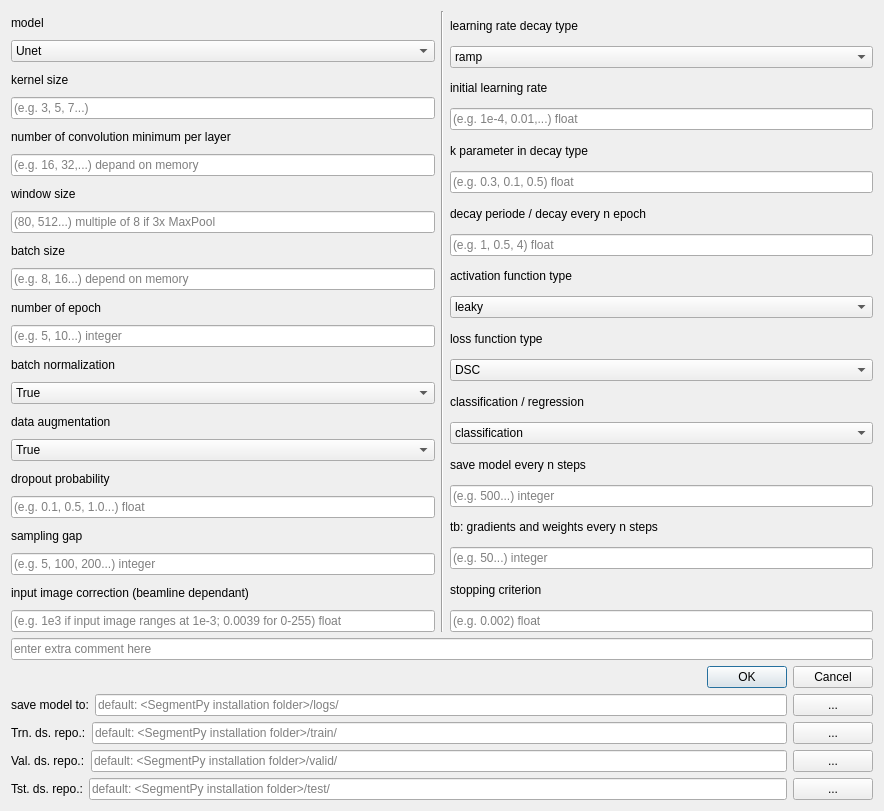
<?xml version="1.0" encoding="UTF-8"?>
<ui version="4.0">
 <class>Dialog</class>
 <widget class="QDialog" name="Dialog">
  <property name="geometry">
   <rect>
    <x>0</x>
    <y>0</y>
    <width>884</width>
    <height>811</height>
   </rect>
  </property>
  <property name="windowTitle">
   <string>Dialog</string>
  </property>
  <layout class="QGridLayout" name="gridLayout">
   <item row="0" column="0">
    <layout class="QVBoxLayout" name="verticalLayout_3">
     <item>
      <layout class="QHBoxLayout" name="horizontalLayout">
       <item>
        <layout class="QVBoxLayout" name="verticalLayout_2">
         <item>
          <widget class="QLabel" name="label">
           <property name="text">
            <string>model</string>
           </property>
          </widget>
         </item>
         <item>
          <widget class="QComboBox" name="modelComBox">
           <item>
            <property name="text">
             <string>Unet</string>
            </property>
           </item>
           <item>
            <property name="text">
             <string>LRCS-Net(shallow)</string>
            </property>
           </item>
           <item>
            <property name="text">
             <string>LRCS-Net(deep)</string>
            </property>
           </item>
           <item>
            <property name="text">
             <string>SegNet</string>
            </property>
           </item>
           <item>
            <property name="text">
             <string>Xlearn</string>
            </property>
           </item>
           <item>
            <property name="text">
             <string>custom</string>
            </property>
           </item>
          </widget>
         </item>
         <item>
          <widget class="QLabel" name="label_2">
           <property name="text">
            <string>kernel size</string>
           </property>
          </widget>
         </item>
         <item>
          <widget class="QLineEdit" name="ksize">
           <property name="placeholderText">
            <string>(e.g. 3, 5, 7...)</string>
           </property>
          </widget>
         </item>
         <item>
          <widget class="QLabel" name="label_3">
           <property name="text">
            <string>number of convolution minimum per layer</string>
           </property>
          </widget>
         </item>
         <item>
          <widget class="QLineEdit" name="nbconv">
           <property name="placeholderText">
            <string>(e.g. 16, 32,...) depand on memory</string>
           </property>
          </widget>
         </item>
         <item>
          <widget class="QLabel" name="label_4">
           <property name="text">
            <string>window size</string>
           </property>
          </widget>
         </item>
         <item>
          <widget class="QLineEdit" name="winsize">
           <property name="text">
            <string/>
           </property>
           <property name="placeholderText">
            <string>(80, 512...) multiple of 8 if 3x MaxPool</string>
           </property>
          </widget>
         </item>
         <item>
          <widget class="QLabel" name="label_5">
           <property name="text">
            <string>batch size</string>
           </property>
          </widget>
         </item>
         <item>
          <widget class="QLineEdit" name="batsize">
           <property name="placeholderText">
            <string>(e.g. 8, 16...) depend on memory</string>
           </property>
          </widget>
         </item>
         <item>
          <widget class="QLabel" name="label_6">
           <property name="text">
            <string>number of epoch</string>
           </property>
          </widget>
         </item>
         <item>
          <widget class="QLineEdit" name="nbepoch">
           <property name="text">
            <string/>
           </property>
           <property name="placeholderText">
            <string>(e.g. 5, 10...) integer</string>
           </property>
          </widget>
         </item>
         <item>
          <widget class="QLabel" name="label_7">
           <property name="text">
            <string>batch normalization</string>
           </property>
          </widget>
         </item>
         <item>
          <widget class="QComboBox" name="batnorm">
           <item>
            <property name="text">
             <string>True</string>
            </property>
           </item>
           <item>
            <property name="text">
             <string>False</string>
            </property>
           </item>
          </widget>
         </item>
         <item>
          <widget class="QLabel" name="label_8">
           <property name="text">
            <string>data augmentation</string>
           </property>
          </widget>
         </item>
         <item>
          <widget class="QComboBox" name="aug">
           <item>
            <property name="text">
             <string>True</string>
            </property>
           </item>
           <item>
            <property name="text">
             <string>False</string>
            </property>
           </item>
          </widget>
         </item>
         <item>
          <widget class="QLabel" name="label_9">
           <property name="text">
            <string>dropout probability</string>
           </property>
          </widget>
         </item>
         <item>
          <widget class="QLineEdit" name="dropout">
           <property name="placeholderText">
            <string>(e.g. 0.1, 0.5, 1.0...) float</string>
           </property>
          </widget>
         </item>
         <item>
          <widget class="QLabel" name="label_23">
           <property name="text">
            <string>sampling gap</string>
           </property>
          </widget>
         </item>
         <item>
          <widget class="QLineEdit" name="sampling_gap">
           <property name="placeholderText">
            <string>(e.g. 5, 100, 200...) integer</string>
           </property>
          </widget>
         </item>
         <item>
          <widget class="QLabel" name="label_25">
           <property name="text">
            <string>input image correction (beamline dependant)</string>
           </property>
          </widget>
         </item>
         <item>
          <widget class="QLineEdit" name="correction">
           <property name="placeholderText">
            <string>(e.g. 1e3 if input image ranges at 1e-3; 0.0039 for 0-255) float</string>
           </property>
          </widget>
         </item>
        </layout>
       </item>
       <item>
        <widget class="Line" name="line">
         <property name="orientation">
          <enum>Qt::Vertical</enum>
         </property>
        </widget>
       </item>
       <item>
        <layout class="QVBoxLayout" name="verticalLayout">
         <item>
          <widget class="QLabel" name="label_10">
           <property name="text">
            <string>learning rate decay type</string>
           </property>
          </widget>
         </item>
         <item>
          <widget class="QComboBox" name="lrtype">
           <item>
            <property name="text">
             <string>ramp</string>
            </property>
           </item>
           <item>
            <property name="text">
             <string>exp</string>
            </property>
           </item>
           <item>
            <property name="text">
             <string>constant</string>
            </property>
           </item>
          </widget>
         </item>
         <item>
          <widget class="QLabel" name="label_11">
           <property name="text">
            <string>initial learning rate</string>
           </property>
          </widget>
         </item>
         <item>
          <widget class="QLineEdit" name="initlr">
           <property name="placeholderText">
            <string>(e.g. 1e-4, 0.01,...) float</string>
           </property>
          </widget>
         </item>
         <item>
          <widget class="QLabel" name="label_12">
           <property name="text">
            <string>k parameter in decay type</string>
           </property>
          </widget>
         </item>
         <item>
          <widget class="QLineEdit" name="kparam">
           <property name="placeholderText">
            <string>(e.g. 0.3, 0.1, 0.5) float</string>
           </property>
          </widget>
         </item>
         <item>
          <widget class="QLabel" name="label_13">
           <property name="text">
            <string>decay periode / decay every n epoch</string>
           </property>
          </widget>
         </item>
         <item>
          <widget class="QLineEdit" name="pparam">
           <property name="placeholderText">
            <string>(e.g. 1, 0.5, 4) float </string>
           </property>
          </widget>
         </item>
         <item>
          <widget class="QLabel" name="label_14">
           <property name="text">
            <string>activation function type</string>
           </property>
          </widget>
         </item>
         <item>
          <widget class="QComboBox" name="actfn">
           <item>
            <property name="text">
             <string>leaky</string>
            </property>
           </item>
           <item>
            <property name="text">
             <string>relu</string>
            </property>
           </item>
           <item>
            <property name="text">
             <string>sigmoid</string>
            </property>
           </item>
           <item>
            <property name="text">
             <string>tanh</string>
            </property>
           </item>
           <item>
            <property name="text">
             <string>custom</string>
            </property>
           </item>
          </widget>
         </item>
         <item>
          <widget class="QLabel" name="label_15">
           <property name="text">
            <string>loss function type</string>
           </property>
          </widget>
         </item>
         <item>
          <widget class="QComboBox" name="lossfn">
           <item>
            <property name="text">
             <string>DSC</string>
            </property>
           </item>
           <item>
            <property name="text">
             <string>cross_entropy</string>
            </property>
           </item>
           <item>
            <property name="text">
             <string>MSE</string>
            </property>
           </item>
          </widget>
         </item>
         <item>
          <widget class="QLabel" name="label_16">
           <property name="text">
            <string>classification / regression</string>
           </property>
          </widget>
         </item>
         <item>
          <widget class="QComboBox" name="clsReg">
           <item>
            <property name="text">
             <string>classification</string>
            </property>
           </item>
           <item>
            <property name="text">
             <string>regression</string>
            </property>
           </item>
          </widget>
         </item>
         <item>
          <widget class="QLabel" name="label_17">
           <property name="text">
            <string>save model every n steps</string>
           </property>
          </widget>
         </item>
         <item>
          <widget class="QLineEdit" name="svsteps">
           <property name="placeholderText">
            <string>(e.g. 500...) integer</string>
           </property>
          </widget>
         </item>
         <item>
          <widget class="QLabel" name="label_18">
           <property name="text">
            <string>tb: gradients and weights every n steps</string>
           </property>
          </widget>
         </item>
         <item>
          <widget class="QLineEdit" name="tbstep">
           <property name="placeholderText">
            <string>(e.g. 50...) integer</string>
           </property>
          </widget>
         </item>
         <item>
          <widget class="QLabel" name="label_24">
           <property name="text">
            <string>stopping criterion</string>
           </property>
          </widget>
         </item>
         <item>
          <widget class="QLineEdit" name="criterion">
           <property name="placeholderText">
            <string>(e.g. 0.002) float</string>
           </property>
          </widget>
         </item>
        </layout>
       </item>
      </layout>
     </item>
     <item>
      <widget class="QLineEdit" name="comment">
       <property name="placeholderText">
        <string>enter extra comment here</string>
       </property>
      </widget>
     </item>
     <item>
      <widget class="QDialogButtonBox" name="buttonBox">
       <property name="orientation">
        <enum>Qt::Horizontal</enum>
       </property>
       <property name="standardButtons">
        <set>QDialogButtonBox::Cancel|QDialogButtonBox::Ok</set>
       </property>
      </widget>
     </item>
     <item>
      <layout class="QHBoxLayout" name="horizontalLayout_5">
       <item>
        <widget class="QLabel" name="label_22">
         <property name="text">
          <string>save model to:</string>
         </property>
        </widget>
       </item>
       <item>
        <widget class="QLineEdit" name="log_dir_line">
         <property name="placeholderText">
          <string>default: &lt;SegmentPy installation folder&gt;/logs/</string>
         </property>
        </widget>
       </item>
       <item>
        <widget class="QPushButton" name="log_dir_button">
         <property name="text">
          <string>...</string>
         </property>
        </widget>
       </item>
      </layout>
     </item>
     <item>
      <layout class="QHBoxLayout" name="horizontalLayout_3">
       <item>
        <widget class="QLabel" name="label_20">
         <property name="text">
          <string>Trn. ds. repo.:</string>
         </property>
        </widget>
       </item>
       <item>
        <widget class="QLineEdit" name="trn_dir_line">
         <property name="placeholderText">
          <string>default: &lt;SegmentPy installation folder&gt;/train/</string>
         </property>
        </widget>
       </item>
       <item>
        <widget class="QPushButton" name="trn_dir_button">
         <property name="text">
          <string>...</string>
         </property>
        </widget>
       </item>
      </layout>
     </item>
     <item>
      <layout class="QHBoxLayout" name="horizontalLayout_2">
       <item>
        <widget class="QLabel" name="label_19">
         <property name="text">
          <string>Val. ds. repo.:</string>
         </property>
        </widget>
       </item>
       <item>
        <widget class="QLineEdit" name="val_dir_line">
         <property name="placeholderText">
          <string>default: &lt;SegmentPy installation folder&gt;/valid/</string>
         </property>
        </widget>
       </item>
       <item>
        <widget class="QPushButton" name="val_dir_button">
         <property name="text">
          <string>...</string>
         </property>
        </widget>
       </item>
      </layout>
     </item>
     <item>
      <layout class="QHBoxLayout" name="horizontalLayout_4">
       <item>
        <widget class="QLabel" name="label_21">
         <property name="text">
          <string>Tst. ds. repo.:</string>
         </property>
        </widget>
       </item>
       <item>
        <widget class="QLineEdit" name="test_dir_line">
         <property name="placeholderText">
          <string>default: &lt;SegmentPy installation folder&gt;/test/</string>
         </property>
        </widget>
       </item>
       <item>
        <widget class="QPushButton" name="test_dir_button">
         <property name="text">
          <string>...</string>
         </property>
        </widget>
       </item>
      </layout>
     </item>
    </layout>
   </item>
  </layout>
 </widget>
 <resources/>
 <connections>
  <connection>
   <sender>buttonBox</sender>
   <signal>accepted()</signal>
   <receiver>Dialog</receiver>
   <slot>accept()</slot>
   <hints>
    <hint type="sourcelabel">
     <x>248</x>
     <y>254</y>
    </hint>
    <hint type="destinationlabel">
     <x>157</x>
     <y>274</y>
    </hint>
   </hints>
  </connection>
  <connection>
   <sender>buttonBox</sender>
   <signal>rejected()</signal>
   <receiver>Dialog</receiver>
   <slot>reject()</slot>
   <hints>
    <hint type="sourcelabel">
     <x>316</x>
     <y>260</y>
    </hint>
    <hint type="destinationlabel">
     <x>286</x>
     <y>274</y>
    </hint>
   </hints>
  </connection>
 </connections>
</ui>
